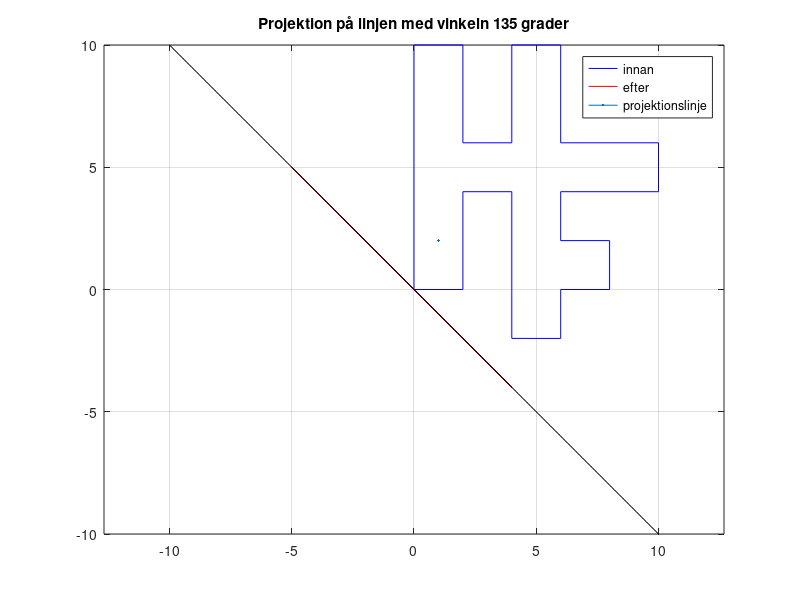

Reproduce this figure in MATLAB.
%% Startmatris
startmatris=[0 2 2 4 4 6 6 8 8 6 6 10 10 6 6 4 4 2 2 0 0 ; 
             0 0 4 4 -2 -2 0 0 2 2 4 4 6 6 10 10 6 6 10 10 0 ];

xpos = startmatris(1,:);
ypos = startmatris(2,:);

theta = 135;

xp = cosd(theta)*cosd(theta)*xpos + sind(theta)*cosd(theta)*ypos;
yp = sind(theta)*cosd(theta)*xpos + sind(theta)*sind(theta)*ypos;

x= linspace(-10, 10, 200);
pLine = tand(135)*x;

figure(1)
plot(xpos,ypos,'-b',xp,yp,'-r', LineWidth=2)
hold on
plot(x, pLine, 'black')
axis equal;
grid on;
title('Projektion på linjen med vinkeln 135 grader')
legend('innan', 'efter', 'projektionslinje')